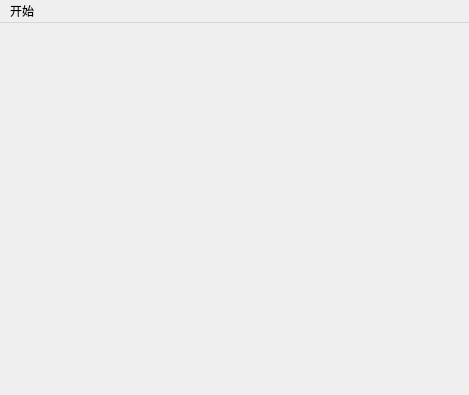
<?xml version="1.0" encoding="UTF-8"?>
<ui version="4.0">
 <class>MainScene</class>
 <widget class="QMainWindow" name="MainScene">
  <property name="geometry">
   <rect>
    <x>0</x>
    <y>0</y>
    <width>469</width>
    <height>395</height>
   </rect>
  </property>
  <property name="windowTitle">
   <string>MainScene</string>
  </property>
  <widget class="QWidget" name="centralwidget"/>
  <widget class="QMenuBar" name="menuBar">
   <property name="geometry">
    <rect>
     <x>0</x>
     <y>0</y>
     <width>469</width>
     <height>17</height>
    </rect>
   </property>
   <widget class="QMenu" name="menu">
    <property name="title">
     <string>开始</string>
    </property>
    <addaction name="actionquit"/>
   </widget>
   <addaction name="menu"/>
  </widget>
  <action name="actionquit">
   <property name="text">
    <string>退出</string>
   </property>
  </action>
 </widget>
 <resources/>
 <connections/>
</ui>
